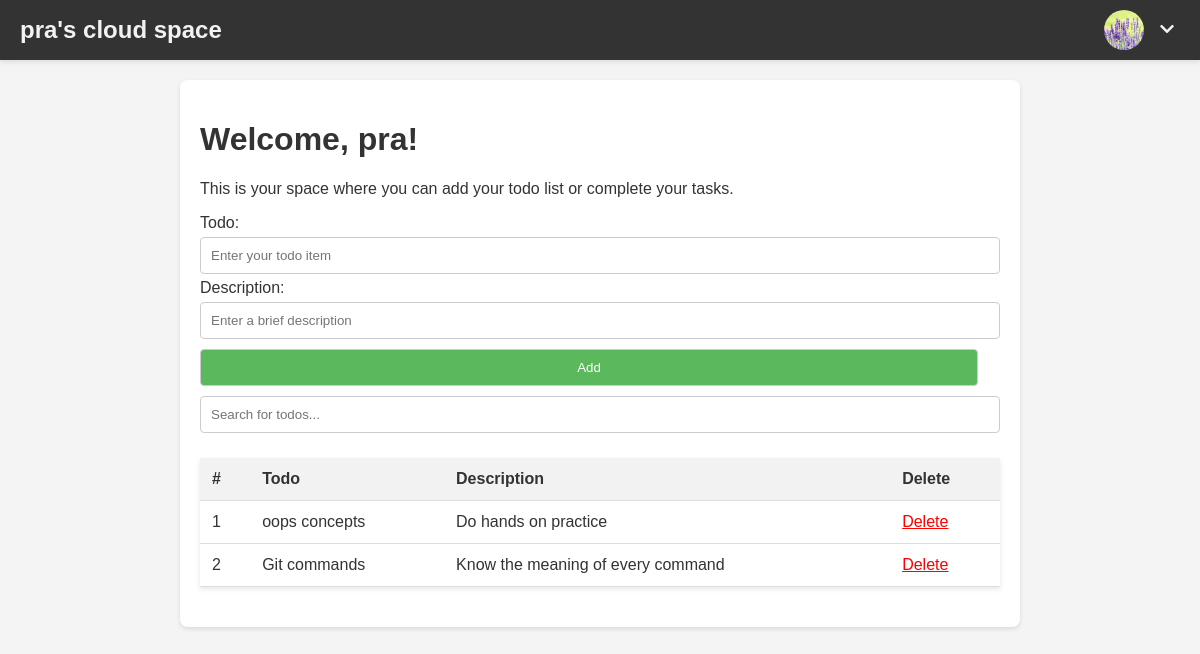
Page /user (signed in) on the committed database.
### tables this page shows
CREATE TABLE todos (todo TEXT UNIQUE, description TEXT, username TEXT);

### servers/flask/route/user_route.py (the view)
@user_r.route('/user')
@printheaders
@session_required
def user():
    username = session['username']
    conn = sqlite3.connect(Config.database)
    cursor = conn.cursor()
    cursor.execute("SELECT name FROM sqlite_master WHERE type='table' AND name='todos'")
    table_exists = cursor.fetchone()
    if not table_exists:
        cursor.execute("CREATE TABLE IF NOT EXISTS todos (todo TEXT UNIQUE, description TEXT, username TEXT)")
    cursor.execute("SELECT todo, description FROM todos WHERE username = ?", (username,))
    todos = cursor.fetchall()
    message = "successfull login"
    flash(message)
    return render_template('user_space.html',todos = todos,username = username)

### servers/flask/route/user_route.py (called while the page is built)
def printheaders(f):
    @wraps(f)
    def printallheaders(*args, **kwargs):
        headers = dict(request.headers)
        client_ip = request.remote_addr
        print("URL: %s" % request.base_url)
        print("Request IP: %s" % client_ip)
        print("Headers:")
        print(headers)
        return f(*args, **kwargs)
    return printallheaders

def session_required(f):
    @wraps(f)
    def decorator_function(*args, **kwargs):
        if 'username' not in session :
            return render_template('home.html')
        return f(*args, **kwargs)
    return decorator_function

### templates/user_space.html (shortened to what this page needs)
<!DOCTYPE html>
<html lang="en">
<head>
    <link rel="stylesheet" href="https://cdnjs.cloudflare.com/ajax/libs/font-awesome/5.15.4/css/all.min.css">
</head>
<body>
    <div class="navbar">
        <a class="logo" href="#home">{{ username }}'s cloud space</a>
        <div class="profile-dropdown">
            <img class="profile-pic" src="/static/pi.jpg" alt="Profile Picture">
            <div class="dropdown">
                <button class="dropdown-toggle" type="button">
                    <i class="fas fa-chevron-down"></i>
                </button>
            </div>
        </div>
    </div>
    <div class="shiftleft">
        <h1>Welcome, {{ username }}!</h1>
        <p>This is your space where you can add your todo list or complete your tasks.</p>
        <form action="/add_todo" method="POST">
            <label for="todo">Todo:</label>
            <input type="text" id="todo" name="todo" required placeholder="Enter your todo item">
            <label for="description">Description:</label>
            <input type="text" id="description" name="description" required placeholder="Enter a brief description">
            <input type="submit" value="Add">
        </form>
        <div class="search-container">
            <input type="text" id="myInput" onkeyup="myFunction()" placeholder="Search for todos...">
        </div>
        <table id="todoTable">
            <thead>
                <tr>
                    <th>#</th>
                    <th>Todo</th>
                    <th>Description</th>
                    <th>Delete</th>
                </tr>
            </thead>
            <tbody>
                {% for todo in todos %}
                <tr>
                    <td>{{ loop.index }}</td>
                    <td>{{ todo[0] }}</td>
                    <td>{{ todo[1] }}</td>
                    <td><a href="/delete/{{ todo[0] }}/{{ todo[1] }}" style="color: red;">Delete</a></td>
                </tr>
                {% endfor %}
            </tbody>
        </table>
    </div>
</body>
</html>

### templates/user_space.html (style rules this page uses)
body { margin: 0; font-family: Arial, sans-serif; background-color: #f4f4f4; color: #333; }
.navbar { background-color: #333; display: flex; align-items: center; justify-content: space-between; padding: 10px 20px; color: #f2f2f2; box-shadow: 0 2px 5px rgba(0,0,0,0.1); }
.navbar .logo { font-size: 24px; font-weight: bold; text-decoration: none; color: #f2f2f2; }
.profile-dropdown { display: flex; align-items: center; position: relative; }
.profile-pic { width: 40px; height: 40px; border-radius: 50%; margin-right: 10px; }
.dropdown-toggle { background: transparent; border: none; cursor: pointer; font-size: 16px; color: #f2f2f2; }
table { border-collapse: collapse; width: 100%; margin: 20px 0; background: white; box-shadow: 0 2px 5px rgba(0,0,0,0.1); }
th, td { padding: 12px; text-align: left; border-bottom: 1px solid #ddd; }
th { background-color: #f2f2f2; }
h1 { color: #333; }
input[type="text"], input[type="submit"] { padding: 10px; margin: 5px 0; border: 1px solid #ccc; border-radius: 4px; width: calc(100% - 22px); }
input[type="submit"] { background-color: #5cb85c; color: white; cursor: pointer; }
.search-container { margin-bottom: 20px; }
.shiftleft { max-width: 800px; margin: 20px auto; padding: 20px; background: white; border-radius: 8px; box-shadow: 0 2px 5px rgba(0,0,0,0.1); }

### rows in the picture
todos: todo "oops concepts", description "Do hands on practice"
todos: todo "Git commands", description "Know the meaning of every command"

### other values in the picture
{{ username }} "pra"
